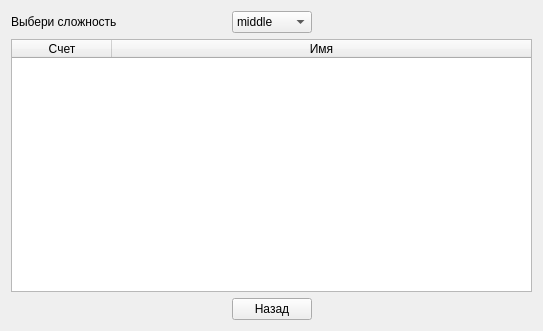
<?xml version="1.0" encoding="UTF-8"?>
<ui version="4.0">
 <class>RecordsTable</class>
 <widget class="QWidget" name="RecordsTable">
  <property name="geometry">
   <rect>
    <x>0</x>
    <y>0</y>
    <width>543</width>
    <height>331</height>
   </rect>
  </property>
  <property name="windowTitle">
   <string>Form</string>
  </property>
  <layout class="QGridLayout" name="gridLayout">
   <item row="0" column="0">
    <widget class="QLabel" name="label">
     <property name="text">
      <string>Выбери сложность</string>
     </property>
    </widget>
   </item>
   <item row="2" column="1">
    <widget class="QPushButton" name="back">
     <property name="text">
      <string>Назад</string>
     </property>
    </widget>
   </item>
   <item row="0" column="1">
    <widget class="QComboBox" name="difficult">
     <item>
      <property name="text">
       <string>middle</string>
      </property>
     </item>
     <item>
      <property name="text">
       <string>hard</string>
      </property>
     </item>
     <item>
      <property name="text">
       <string>easy</string>
      </property>
     </item>
    </widget>
   </item>
   <item row="2" column="2">
    <spacer name="horizontalSpacer">
     <property name="orientation">
      <enum>Qt::Horizontal</enum>
     </property>
     <property name="sizeHint" stdset="0">
      <size>
       <width>40</width>
       <height>20</height>
      </size>
     </property>
    </spacer>
   </item>
   <item row="1" column="0" colspan="3">
    <widget class="QTableWidget" name="table">
     <attribute name="horizontalHeaderStretchLastSection">
      <bool>true</bool>
     </attribute>
     <column>
      <property name="text">
       <string>Счет</string>
      </property>
     </column>
     <column>
      <property name="text">
       <string>Имя</string>
      </property>
     </column>
    </widget>
   </item>
   <item row="2" column="0">
    <spacer name="horizontalSpacer_2">
     <property name="orientation">
      <enum>Qt::Horizontal</enum>
     </property>
     <property name="sizeHint" stdset="0">
      <size>
       <width>40</width>
       <height>20</height>
      </size>
     </property>
    </spacer>
   </item>
   <item row="0" column="2">
    <spacer name="horizontalSpacer_3">
     <property name="orientation">
      <enum>Qt::Horizontal</enum>
     </property>
     <property name="sizeHint" stdset="0">
      <size>
       <width>40</width>
       <height>20</height>
      </size>
     </property>
    </spacer>
   </item>
  </layout>
 </widget>
 <resources/>
 <connections/>
</ui>
